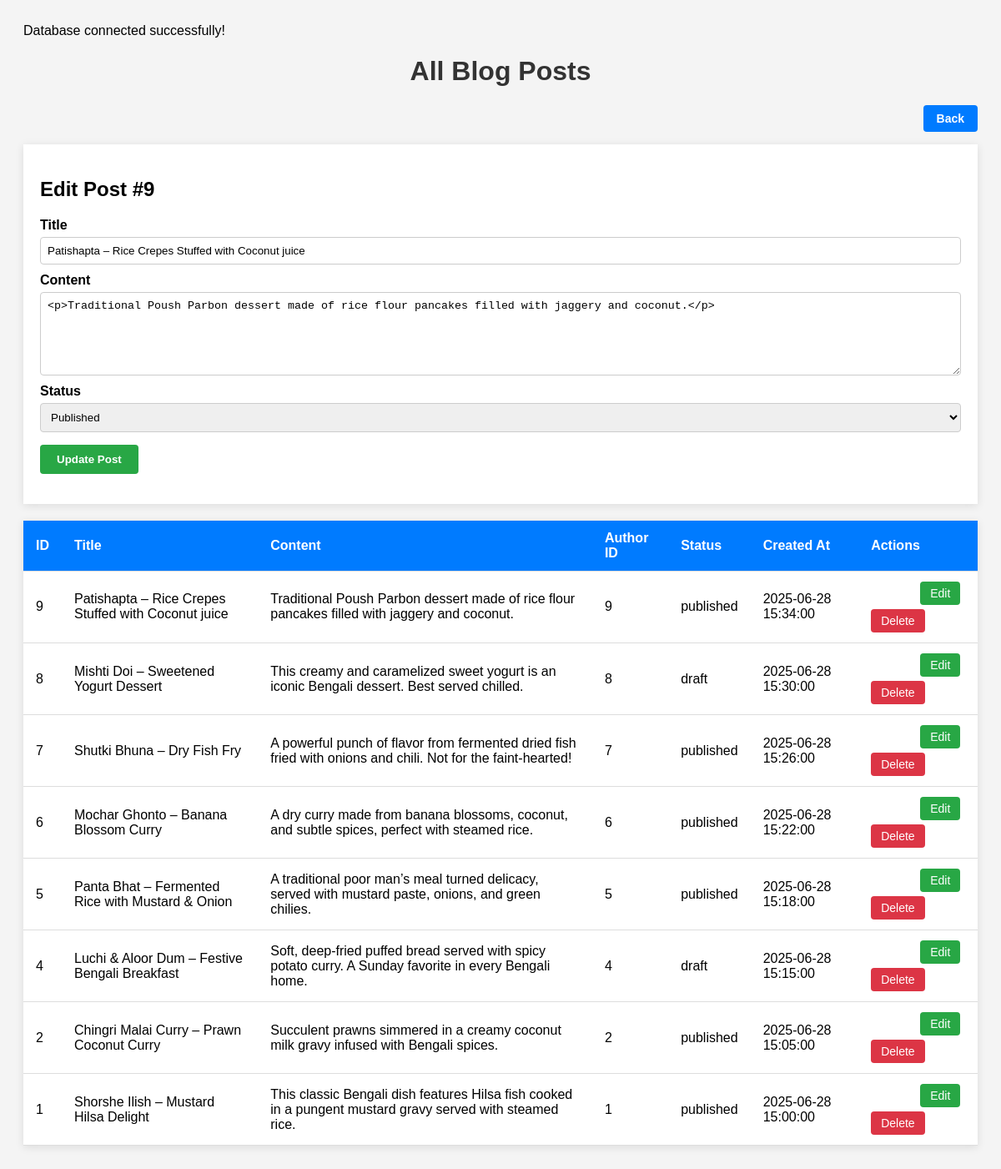
/view/dashboard/see_post.php?edit_post=9 (signed in), run on the app's committed database.
### tables this page shows
CREATE TABLE `posts` (
  `post_id` int(11) NOT NULL,
  `title` varchar(255) NOT NULL,
  `content` longtext NOT NULL,
  `author_id` int(11) NOT NULL,
  `status` enum('draft','published') DEFAULT 'draft',
  `created_at` datetime DEFAULT current_timestamp()
);

### view/dashboard/see_post.php (the view, shortened to what this page needs)
<?php
include "../../model/database.php";
$sql = "SELECT * FROM posts ORDER BY created_at DESC";
$result = $conn->query($sql);
$editing = false;
$edit_post = null;
if (isset($_GET['edit_post'])) {
    $editing = true;
    $edit_post_id = (int) $_GET['edit_post'];
    $stmt = $conn->prepare("SELECT * FROM posts WHERE post_id = ?");
    $stmt->bind_param("i", $edit_post_id);
    $stmt->execute();
    $res = $stmt->get_result();
    $edit_post = $res->fetch_assoc();
}
?>
<!DOCTYPE html>
<html lang="en">
<head>
</head>
<body>
    <h1>All Blog Posts</h1>
    <div class="top-bar">
        <a href="post.php" class="home-btn">Back</a>
    </div>
    <?php if ($editing && $edit_post): ?>
        <div class="edit-form">
            <h2>Edit Post #<?= $edit_post['post_id'] ?></h2>
            <form method="POST" action="see_post.php">
                <label for="title">Title</label>
                <input type="text" id="title" name="title" required value="<?= htmlspecialchars($edit_post['title']) ?>">
                <label for="content">Content</label>
                <textarea id="content" name="content" required><?= htmlspecialchars($edit_post['content']) ?></textarea>
                <label for="status">Status</label>
                <select id="status" name="status" required>
                    <option value="published" <?= $edit_post['status'] === 'published' ? 'selected' : '' ?>>Published</option>
                </select>
                <input type="submit" value="Update Post">
            </form>
        </div>
    <?php endif; ?>
    <?php if ($result->num_rows > 0): ?>
        <table>
            <tr>
                <th>ID</th>
                <th>Title</th>
                <th>Content</th>
                <th>Author ID</th>
                <th>Status</th>
                <th>Created At</th>
                <th>Actions</th>
            </tr>
            <?php while ($row = $result->fetch_assoc()): ?>
                <tr>
                    <td><?= htmlspecialchars($row['post_id']) ?></td>
                    <td><?= htmlspecialchars($row['title']) ?></td>
                    <td><?= $row['content'] ?></td>
                    <td><?= htmlspecialchars($row['author_id']) ?></td>
                    <td><?= htmlspecialchars($row['status']) ?></td>
                    <td><?= htmlspecialchars($row['created_at']) ?></td>
                    <td class="actions">
                    <a class="view" href="view_post.php?post_id=<?= $row['post_id'] ?>">View</a>
                        <a class="edit" href="?edit_post=<?= $row['post_id'] ?>">Edit</a>
                        <a class="delete" href="?post_id=<?= $row['post_id'] ?>&author_id=<?= $row['author_id'] ?>"
                            onclick="return confirm('Are you sure?')">Delete</a>
                    </td>
                </tr>
            <?php endwhile; ?>
        </table>
    <?php else: ?>
        <p>No posts found.</p>
    <?php endif; ?>
</body>
</html>

### view/dashboard/see_post.php (style rules this page uses)
body { font-family: Arial, sans-serif; background: #f4f4f4; padding: 20px; }
h1 { text-align: center; color: #333; }
.top-bar { width: 100%; display: flex; justify-content: flex-end; margin-bottom: 15px; }
.home-btn { background-color: #007BFF; color: white; padding: 8px 16px; border-radius: 4px; text-decoration: none; font-weight: bold; font-size: 14px; transition: background-color 0.3s ease; }
table { width: 100%; border-collapse: collapse; background: white; box-shadow: 0 2px 10px rgba(0, 0, 0, 0.1); margin-top: 20px; }
th, td { padding: 12px 15px; text-align: left; border-bottom: 1px solid #ddd; }
th { background-color: #007BFF; color: white; }
.actions { display: flex; flex-wrap: wrap; gap: 5px; }
.actions a { text-decoration: none; padding: 6px 12px; border-radius: 4px; color: white; font-size: 14px; display: inline-block; }
.edit { background-color: #28a745; }
.delete { background-color: #dc3545; }
.edit-form { background: white; padding: 20px; margin-bottom: 20px; box-shadow: 0 2px 10px rgba(0, 0, 0, 0.1); }
.edit-form label { display: block; margin: 10px 0 5px; font-weight: bold; }
.edit-form input[type="text"], .edit-form textarea, .edit-form select { width: 100%; padding: 8px; border-radius: 4px; border: 1px solid #ccc; box-sizing: border-box; }
.edit-form textarea { resize: vertical; min-height: 100px; }
.edit-form input[type="submit"] { background-color: #28a745; color: white; padding: 10px 20px; margin-top: 15px; border: none; border-radius: 4px; cursor: pointer; font-weight: bold; }

### data on the page
posts: post_id "9", title "Patishapta – Rice Crepes Stuffed with Coconut juice", content "<p>Traditional Poush Parbon dessert made of rice flour pancakes filled with jaggery and coconut.</p>", status "Published", content "Traditional Poush Parbon dessert made of rice flour pancakes filled with jaggery and coconut.", author "9", status "published", created_at "2025-06-28 15:34:00"
posts: post_id "8", title "Mishti Doi – Sweetened Yogurt Dessert", content "This creamy and caramelized sweet yogurt is an iconic Bengali dessert. Best served chilled.", author "8", status "draft", created_at "2025-06-28 15:30:00"
posts: post_id "7", title "Shutki Bhuna – Dry Fish Fry", content "A powerful punch of flavor from fermented dried fish fried with onions and chili. Not for the faint-hearted!", author "7", status "published", created_at "2025-06-28 15:26:00"
posts: post_id "6", title "Mochar Ghonto – Banana Blossom Curry", content "A dry curry made from banana blossoms, coconut, and subtle spices, perfect with steamed rice.", author "6", status "published", created_at "2025-06-28 15:22:00"
posts: post_id "5", title "Panta Bhat – Fermented Rice with Mustard & Onion", content "A traditional poor man’s meal turned delicacy, served with mustard paste, onions, and green chilies.", author "5", status "published", created_at "2025-06-28 15:18:00"
posts: post_id "4", title "Luchi & Aloor Dum – Festive Bengali Breakfast", content "Soft, deep-fried puffed bread served with spicy potato curry. A Sunday favorite in every Bengali home.", author "4", status "draft", created_at "2025-06-28 15:15:00"
posts: post_id "2", title "Chingri Malai Curry – Prawn Coconut Curry", content "Succulent prawns simmered in a creamy coconut milk gravy infused with Bengali spices.", author "2", status "published", created_at "2025-06-28 15:05:00"
posts: post_id "1", title "Shorshe Ilish – Mustard Hilsa Delight", content "This classic Bengali dish features Hilsa fish cooked in a pungent mustard gravy served with steamed rice.", author "1", status "published", created_at "2025-06-28 15:00:00"
